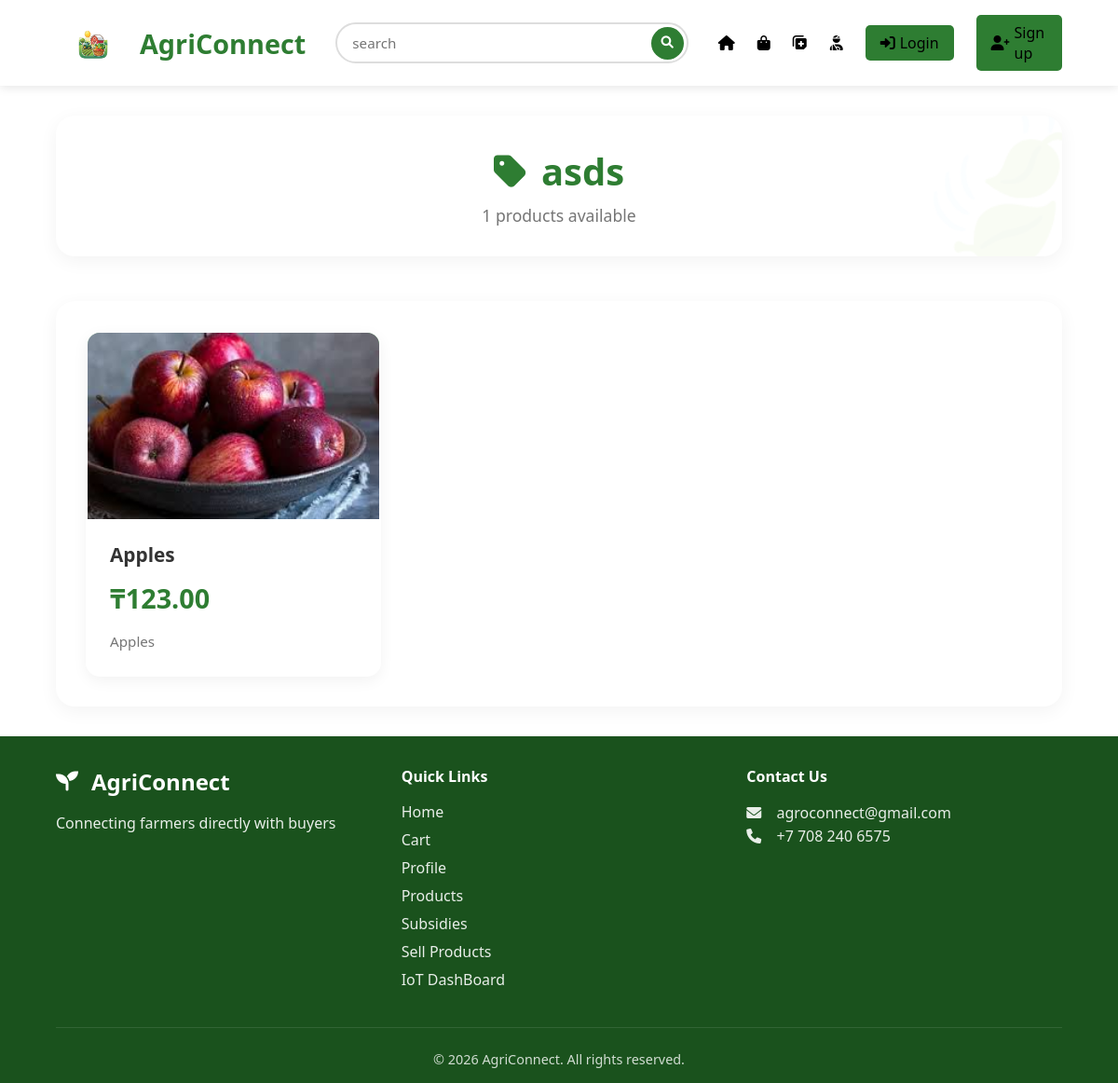
The page /category/1/ on the database as committed earlier.
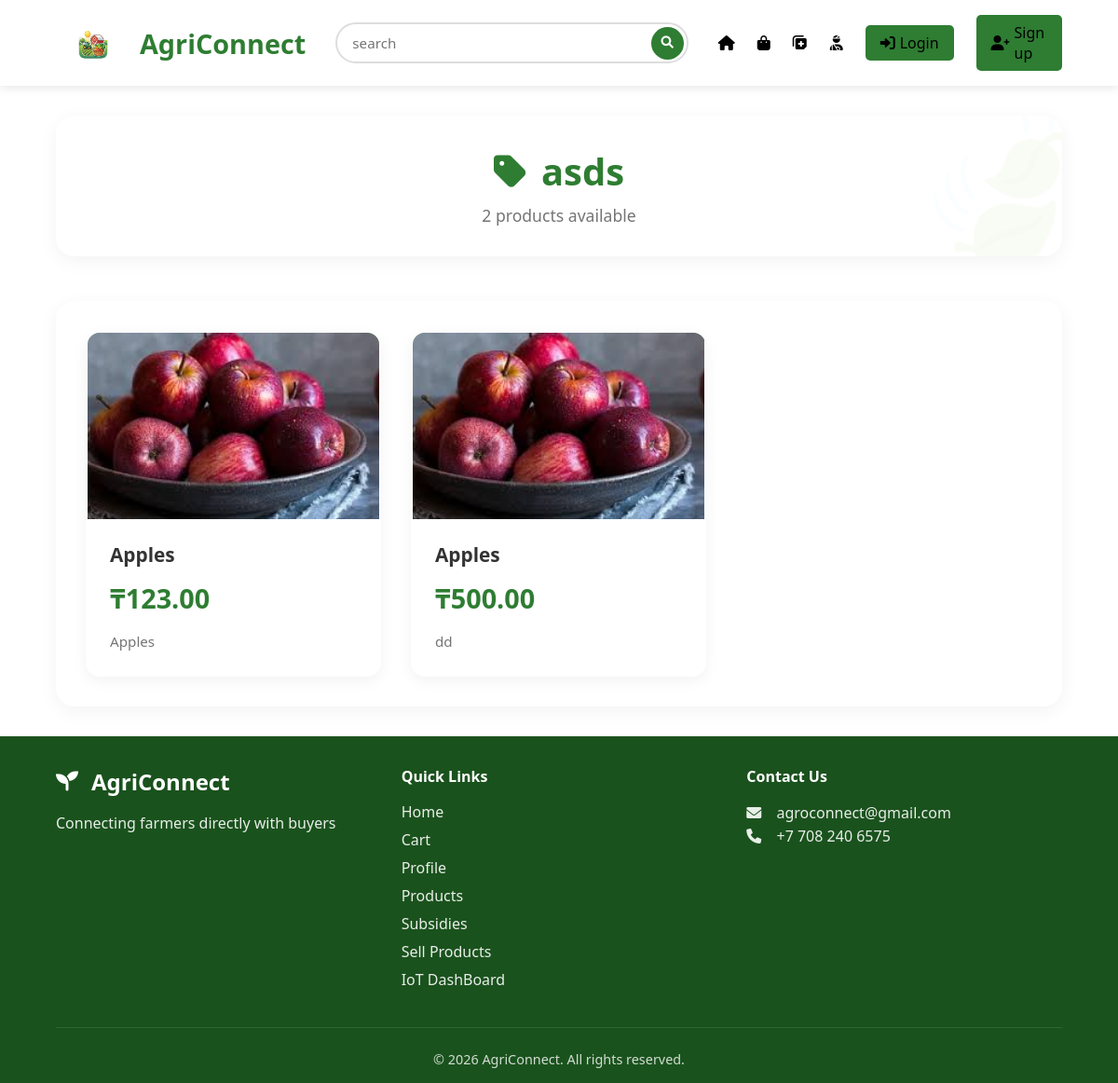
The same page on the database as committed later.
### farmer_app/models.py (models this page shows, shortened)
class Products(models.Model):
    image = models.ImageField(upload_to="products/", null=True, blank=True)
    farmer = models.ForeignKey(Farmer, on_delete=models.CASCADE)
    name = models.CharField(max_length=120)
    slug = AutoSlugField(populate_from='name', unique=True, always_update=False)
    price = models.DecimalField(
        max_digits=10,
        decimal_places=2,
        validators=[MinValueValidator(Decimal('0.01'))]
    )
    excerpt = models.CharField(max_length=200, null=True, blank=True)
    description = models.TextField()
    harvest_date = models.DateField(default=timezone.now)
    category = models.ForeignKey(Categories, on_delete=models.CASCADE)

### farmer_app/views.py (the view)
# urls.py: path('category/<int:id>/', views.category_products, name='category'),
def category_products(request, id):
    category = get_object_or_404(Categories, id=id)
    products = Products.objects.filter(category=category)
    return render(request, 'category.html', {
        'category': category,
        'products': products
    })

### farmer_app/templates/category.html (shortened to what this page needs)
{% extends "base.html" %}
{% load static %}
{% block extra_css %}
<link rel="stylesheet" href="{% static 'css/category.css' %}">
{% endblock %}
{% block content %}
<div class="category-header">
    <h1><i class="fas fa-tag"></i> {{ category.name }}</h1>
    <p class="product-count">{{ products.count }} products available</p>
</div>
<div class="products">
    {% for product in products %}
    <div class="product-card">
        <a href="{% url 'product-details' product.slug %}">
            <div class="product-image">
                <div class="image-placeholder">
                    {% if product.image %}
                        <img src="{{ product.image.url }}" alt="{{ product.name }}">
                    {% else %}
                        <i class="fas fa-seedling"></i>
                    {% endif %}
                </div>
            </div>
            <div class="product-info">
                <h3>{{ product.name }}</h3>
                <p class="product-price">₸{{ product.price|floatformat:2 }}</p>
                <p class="product-description">
                    {{ product.description|truncatewords:10 }}
                </p>
            </div>
        </a>
    </div>
    {% endfor %}
</div>
{% endblock %}

Rows that differ between the two databases and show on the page:
added Products: image (picture), name "Apples", price "500.00", description "dd"
Other text that changed with them:
{{ products.count }}: "1" → "2"
